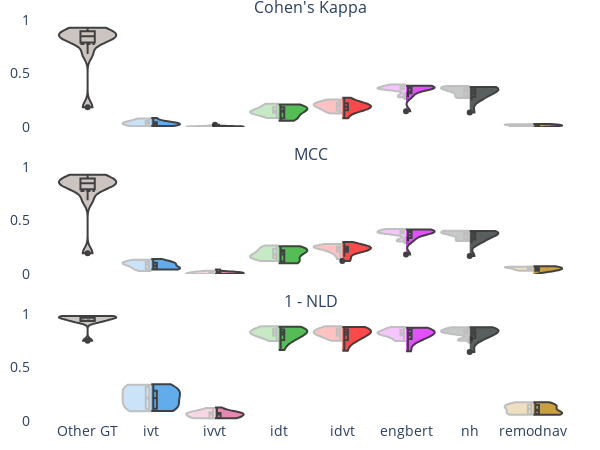

Notebook source saved alongside this figure:
### Markdown cell above
#### Global Metrics Figure

### Code cell
W, H = 600, 450

global_metrics_fig = sm.global_metrics_distributions_figure(
    global_measures,
    gt1=GT1, gt2=GT2,
    colors={k: v[1] for k, v in LABELER_PLOTTING_CONFIG.items()},
    only_box=False,
    show_other_gt=True,
    share_x=True,
)

global_metrics_fig.update_traces(width=0.9)     # make violins wider so there's less space between them
# Make "Other GT" violins double-sided
for t in global_metrics_fig.data:
    if t["legendgroup"] != "Other GT":
        continue
    t["visible"] = t["name"].split(',')[0] == GT1
    t["side"] = None

global_metrics_fig.update_layout(
    title=None,
    width=W, height=H,
    paper_bgcolor='rgba(0, 0, 0, 0)', plot_bgcolor='rgba(0, 0, 0, 0)',
    yaxis=dict(showgrid=False, zeroline=False, showline=False, range=[0, 1], tickfont=dict(size=14)),
    yaxis2=dict(showgrid=False, zeroline=False, showline=False, range=[0, 1], tickfont=dict(size=14)),
    yaxis3=dict(showgrid=False, zeroline=False, showline=False, range=[0, 1], tickfont=dict(size=14)),
    xaxis3=dict(showgrid=False, tickfont=dict(size=14), tickangle=0),
    margin=dict(l=10, r=10, b=10, t=10, pad=0),
    showlegend=False,
)
# global_metrics_fig.layout.annotations = []    # remove subtitles


save_fig(global_metrics_fig, FIG_ID, '', 'sample-global-metrics', IS_SUPP)
global_metrics_fig.show()

### Figure 1 — Plotly figure (JSON) as saved in the notebook; plotly's stock layout.template omitted (floating-point values rounded to 4 significant figures)
{"data": [{"box": {"visible": true}, "fillcolor": "#bab0ac", "legendgroup": "Other GT", "line": {"color": "black"}, "meanline": {"visible": true}, "name": "RA, Other GT", "opacity": 0.75, "scalegroup": "cohen's_kappa", "showlegend": true, "spanmode": "hard", "x0": "Other GT", "y": [0.7899, 0.8167, 0.8525, 0.1848, 0.8455, 0.8938, 0.6809, 0.9026, 0.8503, 0.9274], "type": "violin", "xaxis": "x", "yaxis": "y", "width": 0.9, "visible": true}, {"box": {"visible": true}, "fillcolor": "#2E91E5", "legendgroup": "ivt", "line": {"color": "black"}, "meanline": {"visible": true}, "name": "RA, ivt", "opacity": 0.75, "scalegroup": "cohen's_kappa", "showlegend": true, "side": "positive", "spanmode": "hard", "x0": "ivt", "y": [0.03737, 0.08363, 0.01263, 0.02662, 0.01299, 0.04376, 0.02009, 0.05401, 0.008724, 0.03627], "type": "violin", "xaxis": "x", "yaxis": "y", "width": 0.9}, {"box": {"visible": true}, "fillcolor": "#E15F99", "legendgroup": "ivvt", "line": {"color": "black"}, "meanline": {"visible": true}, "name": "RA, ivvt", "opacity": 0.75, "scalegroup": "cohen's_kappa", "showlegend": true, "side": "positive", "spanmode": "hard", "x0": "ivvt", "y": [0.005815, 0.02091, 0.0007381, 0.001338, -2.966e-05, 0.006459, 0.004007, 0.008396, 5.39e-05, 0.004242], "type": "violin", "xaxis": "x", "yaxis": "y", "width": 0.9}, {"box": {"visible": true}, "fillcolor": "#1CA71C", "legendgroup": "idt", "line": {"color": "black"}, "meanline": {"visible": true}, "name": "RA, idt", "opacity": 0.75, "scalegroup": "cohen's_kappa", "showlegend": true, "side": "positive", "spanmode": "hard", "x0": "idt", "y": [0.1837, 0.1506, 0.1259, 0.05757, 0.1731, 0.1567, 0.08058, 0.07923, 0.2093, 0.2049], "type": "violin", "xaxis": "x", "yaxis": "y", "width": 0.9}, {"box": {"visible": true}, "fillcolor": "#FB0D0D", "legendgroup": "idvt", "line": {"color": "black"}, "meanline": {"visible": true}, "name": "RA, idvt", "opacity": 0.75, "scalegroup": "cohen's_kappa", "showlegend": true, "side": "positive", "spanmode": "hard", "x0": "idvt", "y": [0.2734, 0.2214, 0.1451, 0.08023, 0.1731, 0.1567, 0.1808, 0.2207, 0.1987, 0.2049], "type": "violin", "xaxis": "x", "yaxis": "y", "width": 0.9}, {"box": {"visible": true}, "fillcolor": "#DA16FF", "legendgroup": "engbert", "line": {"color": "black"}, "meanline": {"visible": true}, "name": "RA, engbert", "opacity": 0.75, "scalegroup": "cohen's_kappa", "showlegend": true, "side": "positive", "spanmode": "hard", "x0": "engbert", "y": [0.3718, 0.3619, 0.3144, 0.1473, 0.3755, 0.3848, 0.2799, 0.362, 0.369, 0.3656], "type": "violin", "xaxis": "x", "yaxis": "y", "width": 0.9}, {"box": {"visible": true}, "fillcolor": "#222A2A", "legendgroup": "nh", "line": {"color": "black"}, "meanline": {"visible": true}, "name": "RA, nh", "opacity": 0.75, "scalegroup": "cohen's_kappa", "showlegend": true, "side": "positive", "spanmode": "hard", "x0": "nh", "y": [0.3297, 0.2807, 0.3015, 0.1342, 0.3671, 0.3736, 0.2476, 0.3516, 0.3739, 0.3632], "type": "violin", "xaxis": "x", "yaxis": "y", "width": 0.9}, {"box": {"visible": true}, "fillcolor": "#B68100", "legendgroup": "remodnav", "line": {"color": "black"}, "meanline": {"visible": true}, "name": "RA, remodnav", "opacity": 0.75, "scalegroup": "cohen's_kappa", "showlegend": true, "side": "positive", "spanmode": "hard", "x0": "remodnav", "y": [0.02112, 0.00814, 0.007373, -0.02748, 0.01619, 0.02397, 0.02816, 0.01086, 0.006043, 0.01947], "type": "violin", "xaxis": "x", "yaxis": "y", "width": 0.9}, {"box": {"visible": true}, "fillcolor": "#bab0ac", "legendgroup": "Other GT", "line": {"color": "black"}, "meanline": {"visible": true}, "name": "MN, Other GT", "opacity": 0.25, "scalegroup": "cohen's_kappa", "showlegend": true, "spanmode": "hard", "x0": "Other GT", "y": [0.7899, 0.8167, 0.8525, 0.1848, 0.8455, 0.8938, 0.6809, 0.9026, 0.8503, 0.9274], "type": "violin", "xaxis": "x", "yaxis": "y", "width": 0.9, "visible": false}, {"box": {"visible": true}, "fillcolor": "#2E91E5", "legendgroup": "ivt", "line": {"color": "black"}, "meanline": {"visible": true}, "name": "MN, ivt", "opacity": 0.25, "scalegroup": "cohen's_kappa", "showlegend": true, "side": "negative", "spanmode": "hard", "x0": "ivt", "y": [0.03403, 0.07872, 0.01151, 0.06867, 0.01093, 0.0434, 0.0326, 0.0557, 0.005817, 0.03519], "type": "violin", "xaxis": "x", "yaxis": "y", "width": 0.9}, {"box": {"visible": true}, "fillcolor": "#E15F99", "legendgroup": "ivvt", "line": {"color": "black"}, "meanline": {"visible": true}, "name": "MN, ivvt", "opacity": 0.25, "scalegroup": "cohen's_kappa", "showlegend": true, "side": "negative", "spanmode": "hard", "x0": "ivvt", "y": [0.006621, 0.01585, -0.0001704, 0.002387, 3.574e-05, 0.005945, 0.003478, 0.008924, 0.0003242, 0.00251], "type": "violin", "xaxis": "x", "yaxis": "y", "width": 0.9}, {"box": {"visible": true}, "fillcolor": "#1CA71C", "legendgroup": "idt", "line": {"color": "black"}, "meanline": {"visible": true}, "name": "MN, idt", "opacity": 0.25, "scalegroup": "cohen's_kappa", "showlegend": true, "side": "negative", "spanmode": "hard", "x0": "idt", "y": [0.1419, 0.1363, 0.1315, 0.1075, 0.1865, 0.1544, 0.1416, 0.08407, 0.2169, 0.2007], "type": "violin", "xaxis": "x", "yaxis": "y", "width": 0.9}, {"box": {"visible": true}, "fillcolor": "#FB0D0D", "legendgroup": "idvt", "line": {"color": "black"}, "meanline": {"visible": true}, "name": "MN, idvt", "opacity": 0.25, "scalegroup": "cohen's_kappa", "showlegend": true, "side": "negative", "spanmode": "hard", "x0": "idvt", "y": [0.2368, 0.2076, 0.1263, 0.152, 0.1865, 0.1544, 0.2577, 0.2279, 0.2059, 0.2007], "type": "violin", "xaxis": "x", "yaxis": "y", "width": 0.9}, {"box": {"visible": true}, "fillcolor": "#DA16FF", "legendgroup": "engbert", "line": {"color": "black"}, "meanline": {"visible": true}, "name": "MN, engbert", "opacity": 0.25, "scalegroup": "cohen's_kappa", "showlegend": true, "side": "negative", "spanmode": "hard", "x0": "engbert", "y": [0.357, 0.3593, 0.3, 0.2764, 0.3973, 0.3843, 0.3908, 0.357, 0.367, 0.3525], "type": "violin", "xaxis": "x", "yaxis": "y", "width": 0.9}, {"box": {"visible": true}, "fillcolor": "#222A2A", "legendgroup": "nh", "line": {"color": "black"}, "meanline": {"visible": true}, "name": "MN, nh", "opacity": 0.25, "scalegroup": "cohen's_kappa", "showlegend": true, "side": "negative", "spanmode": "hard", "x0": "nh", "y": [0.3454, 0.2709, 0.2867, 0.2892, 0.3839, 0.3767, 0.344, 0.3619, 0.3741, 0.3612], "type": "violin", "xaxis": "x", "yaxis": "y", "width": 0.9}, {"box": {"visible": true}, "fillcolor": "#B68100", "legendgroup": "remodnav", "line": {"color": "black"}, "meanline": {"visible": true}, "name": "MN, remodnav", "opacity": 0.25, "scalegroup": "cohen's_kappa", "showlegend": true, "side": "negative", "spanmode": "hard", "x0": "remodnav", "y": [0.01896, 0.009421, 0.00871, 0.02455, 0.01651, 0.02315, 0.02375, 0.01149, 0.007368, 0.02114], "type": "violin", "xaxis": "x", "yaxis": "y", "width": 0.9}, {"box": {"visible": true}, "fillcolor": "#bab0ac", "legendgroup": "Other GT", "line": {"color": "black"}, "meanline": {"visible": true}, "name": "RA, Other GT", "opacity": 0.75, "scalegroup": "mcc", "showlegend": false, "spanmode": "hard", "x0": "Other GT", "y": [0.7915, 0.8167, 0.8525, 0.1942, 0.8463, 0.8939, 0.6892, 0.9027, 0.8505, 0.9279], "type": "violin", "xaxis": "x2", "yaxis": "y2", "width": 0.9, "visible": true}, {"box": {"visible": true}, "fillcolor": "#2E91E5", "legendgroup": "ivt", "line": {"color": "black"}, "meanline": {"visible": true}, "name": "RA, ivt", "opacity": 0.75, "scalegroup": "mcc", "showlegend": false, "side": "positive", "spanmode": "hard", "x0": "ivt", "y": [0.09229, 0.141, 0.05142, 0.0434, 0.05563, 0.1055, 0.04853, 0.1087, 0.04196, 0.0956], "type": "violin", "xaxis": "x2", "yaxis": "y2", "width": 0.9}, {"box": {"visible": true}, "fillcolor": "#E15F99", "legendgroup": "ivvt", "line": {"color": "black"}, "meanline": {"visible": true}, "name": "RA, ivvt", "opacity": 0.75, "scalegroup": "mcc", "showlegend": false, "side": "positive", "spanmode": "hard", "x0": "ivvt", "y": [0.01563, 0.04111, 0.003134, 0.00254, -0.0001304, 0.01851, 0.01064, 0.0207, 0.0002507, 0.01238], "type": "violin", "xaxis": "x2", "yaxis": "y2", "width": 0.9}, {"box": {"visible": true}, "fillcolor": "#1CA71C", "legendgroup": "idt", "line": {"color": "black"}, "meanline": {"visible": true}, "name": "RA, idt", "opacity": 0.75, "scalegroup": "mcc", "showlegend": false, "side": "positive", "spanmode": "hard", "x0": "idt", "y": [0.2128, 0.2036, 0.141, 0.101, 0.2221, 0.2124, 0.1026, 0.1158, 0.2597, 0.2515], "type": "violin", "xaxis": "x2", "yaxis": "y2", "width": 0.9}, {"box": {"visible": true}, "fillcolor": "#FB0D0D", "legendgroup": "idvt", "line": {"color": "black"}, "meanline": {"visible": true}, "name": "RA, idvt", "opacity": 0.75, "scalegroup": "mcc", "showlegend": false, "side": "positive", "spanmode": "hard", "x0": "idvt", "y": [0.2995, 0.2681, 0.1605, 0.1208, 0.222, 0.2124, 0.2078, 0.2553, 0.247, 0.2515], "type": "violin", "xaxis": "x2", "yaxis": "y2", "width": 0.9}, {"box": {"visible": true}, "fillcolor": "#DA16FF", "legendgroup": "engbert", "line": {"color": "black"}, "meanline": {"visible": true}, "name": "RA, engbert", "opacity": 0.75, "scalegroup": "mcc", "showlegend": false, "side": "positive", "spanmode": "hard", "x0": "engbert", "y": [0.4002, 0.4024, 0.3367, 0.1817, 0.4007, 0.4155, 0.3078, 0.3862, 0.3927, 0.3965], "type": "violin", "xaxis": "x2", "yaxis": "y2", "width": 0.9}, {"box": {"visible": true}, "fillcolor": "#222A2A", "legendgroup": "nh", "line": {"color": "black"}, "meanline": {"visible": true}, "name": "RA, nh", "opacity": 0.75, "scalegroup": "mcc", "showlegend": false, "side": "positive", "spanmode": "hard", "x0": "nh", "y": [0.3622, 0.322, 0.3254, 0.1677, 0.389, 0.4008, 0.2837, 0.3806, 0.3968, 0.3928], "type": "violin", "xaxis": "x2", "yaxis": "y2", "width": 0.9}, {"box": {"visible": true}, "fillcolor": "#B68100", "legendgroup": "remodnav", "line": {"color": "black"}, "meanline": {"visible": true}, "name": "RA, remodnav", "opacity": 0.75, "scalegroup": "mcc", "showlegend": false, "side": "positive", "spanmode": "hard", "x0": "remodnav", "y": [0.06466, 0.02621, 0.03747, -0.06664, 0.05435, 0.06884, 0.07231, 0.03948, 0.02891, 0.05702], "type": "violin", "xaxis": "x2", "yaxis": "y2", "width": 0.9}, {"box": {"visible": true}, "fillcolor": "#bab0ac", "legendgroup": "Other GT", "line": {"color": "black"}, "meanline": {"visible": true}, "name": "MN, Other GT", "opacity": 0.25, "scalegroup": "mcc", "showlegend": false, "spanmode": "hard", "x0": "Other GT", "y": [0.7915, 0.8167, 0.8525, 0.1942, 0.8463, 0.8939, 0.6892, 0.9027, 0.8505, 0.9279], "type": "violin", "xaxis": "x2", "yaxis": "y2", "width": 0.9, "visible": false}, {"box": {"visible": true}, "fillcolor": "#2E91E5", "legendgroup": "ivt", "line": {"color": "black"}, "meanline": {"visible": true}, "name": "MN, ivt", "opacity": 0.25, "scalegroup": "mcc", "showlegend": false, "side": "negative", "spanmode": "hard", "x0": "ivt", "y": [0.08716, 0.1325, 0.04701, 0.1225, 0.0482, 0.1054, 0.08576, 0.1131, 0.02846, 0.09106], "type": "violin", "xaxis": "x2", "yaxis": "y2", "width": 0.9}, {"box": {"visible": true}, "fillcolor": "#E15F99", "legendgroup": "ivvt", "line": {"color": "black"}, "meanline": {"visible": true}, "name": "MN, ivvt", "opacity": 0.25, "scalegroup": "mcc", "showlegend": false, "side": "negative", "spanmode": "hard", "x0": "ivvt", "y": [0.01853, 0.03108, -0.0007258, 0.005241, 0.0001621, 0.01717, 0.01016, 0.02222, 0.001534, 0.007177], "type": "violin", "xaxis": "x2", "yaxis": "y2", "width": 0.9}, {"box": {"visible": true}, "fillcolor": "#1CA71C", "legendgroup": "idt", "line": {"color": "black"}, "meanline": {"visible": true}, "name": "MN, idt", "opacity": 0.25, "scalegroup": "mcc", "showlegend": false, "side": "negative", "spanmode": "hard", "x0": "idt", "y": [0.1602, 0.1849, 0.147, 0.1486, 0.2336, 0.2078, 0.1662, 0.1215, 0.2657, 0.2505], "type": "violin", "xaxis": "x2", "yaxis": "y2", "width": 0.9}, {"box": {"visible": true}, "fillcolor": "#FB0D0D", "legendgroup": "idvt", "line": {"color": "black"}, "meanline": {"visible": true}, "name": "MN, idvt", "opacity": 0.25, "scalegroup": "mcc", "showlegend": false, "side": "negative", "spanmode": "hard", "x0": "idvt", "y": [0.2553, 0.2521, 0.1394, 0.1864, 0.2334, 0.2078, 0.2805, 0.2619, 0.2528, 0.2505], "type": "violin", "xaxis": "x2", "yaxis": "y2", "width": 0.9}, {"box": {"visible": true}, "fillcolor": "#DA16FF", "legendgroup": "engbert", "line": {"color": "black"}, "meanline": {"visible": true}, "name": "MN, engbert", "opacity": 0.25, "scalegroup": "mcc", "showlegend": false, "side": "negative", "spanmode": "hard", "x0": "engbert", "y": [0.3826, 0.4, 0.3212, 0.3035, 0.4214, 0.4141, 0.4168, 0.3804, 0.3894, 0.3839], "type": "violin", "xaxis": "x2", "yaxis": "y2", "width": 0.9}, {"box": {"visible": true}, "fillcolor": "#222A2A", "legendgroup": "nh", "line": {"color": "black"}, "meanline": {"visible": true}, "name": "MN, nh", "opacity": 0.25, "scalegroup": "mcc", "showlegend": false, "side": "negative", "spanmode": "hard", "x0": "nh", "y": [0.3748, 0.3113, 0.3091, 0.3222, 0.4048, 0.4035, 0.3744, 0.3904, 0.3958, 0.3918], "type": "violin", "xaxis": "x2", "yaxis": "y2", "width": 0.9}, {"box": {"visible": true}, "fillcolor": "#B68100", "legendgroup": "remodnav", "line": {"color": "black"}, "meanline": {"visible": true}, "name": "MN, remodnav", "opacity": 0.25, "scalegroup": "mcc", "showlegend": false, "side": "negative", "spanmode": "hard", "x0": "remodnav", "y": [0.06035, 0.03025, 0.04442, 0.06805, 0.05711, 0.06697, 0.06663, 0.04219, 0.03585, 0.06071], "type": "violin", "xaxis": "x2", "yaxis": "y2", "width": 0.9}, {"box": {"visible": true}, "fillcolor": "#bab0ac", "legendgroup": "Other GT", "line": {"color": "black"}, "meanline": {"visible": true}, "name": "RA, Other GT", "opacity": 0.75, "scalegroup": "complement_nld", "showlegend": false, "spanmode": "hard", "x0": "Other GT", "y": [0.9416, 0.9347, 0.9676, 0.7508, 0.97, 0.9751, 0.9292, 0.9787, 0.9736, 0.9816], "type": "violin", "xaxis": "x3", "yaxis": "y3", "width": 0.9, "visible": true}, {"box": {"visible": true}, "fillcolor": "#2E91E5", "legendgroup": "ivt", "line": {"color": "black"}, "meanline": {"visible": true}, "name": "RA, ivt", "opacity": 0.75, "scalegroup": "complement_nld", "showlegend": false, "side": "positive", "spanmode": "hard", "x0": "ivt", "y": [0.199, 0.3443, 0.1106, 0.2832, 0.1157, 0.2776, 0.1688, 0.3138, 0.09465, 0.2294], "type": "violin", "xaxis": "x3", "yaxis": "y3", "width": 0.9}, {"box": {"visible": true}, "fillcolor": "#E15F99", "legendgroup": "ivvt", "line": {"color": "black"}, "meanline": {"visible": true}, "name": "RA, ivvt", "opacity": 0.75, "scalegroup": "complement_nld", "showlegend": false, "side": "positive", "spanmode": "hard", "x0": "ivvt", "y": [0.05864, 0.1262, 0.02666, 0.07535, 0.02709, 0.06951, 0.04841, 0.09022, 0.02599, 0.07438], "type": "violin", "xaxis": "x3", "yaxis": "y3", "width": 0.9}, {"box": {"visible": true}, "fillcolor": "#1CA71C", "legendgroup": "idt", "line": {"color": "black"}, "meanline": {"visible": true}, "name": "RA, idt", "opacity": 0.75, "scalegroup": "complement_nld", "showlegend": false, "side": "positive", "spanmode": "hard", "x0": "idt", "y": [0.7956, 0.7548, 0.828, 0.663, 0.8763, 0.8563, 0.7577, 0.8302, 0.8809, 0.8439], "type": "violin", "xaxis": "x3", "yaxis": "y3", "width": 0.9}, {"box": {"visible": true}, "fillcolor": "#FB0D0D", "legendgroup": "idvt", "line": {"color": "black"}, "meanline": {"visible": true}, "name": "RA, idvt", "opacity": 0.75, "scalegroup": "complement_nld", "showlegend": false, "side": "positive", "spanmode": "hard", "x0": "idvt", "y": [0.7965, 0.7554, 0.8283, 0.6566, 0.8763, 0.8563, 0.7579, 0.8313, 0.8791, 0.8439], "type": "violin", "xaxis": "x3", "yaxis": "y3", "width": 0.9}, {"box": {"visible": true}, "fillcolor": "#DA16FF", "legendgroup": "engbert", "line": {"color": "black"}, "meanline": {"visible": true}, "name": "RA, engbert", "opacity": 0.75, "scalegroup": "complement_nld", "showlegend": false, "side": "positive", "spanmode": "hard", "x0": "engbert", "y": [0.7979, 0.749, 0.8305, 0.6526, 0.8712, 0.8528, 0.7675, 0.8149, 0.868, 0.8295], "type": "violin", "xaxis": "x3", "yaxis": "y3", "width": 0.9}, {"box": {"visible": true}, "fillcolor": "#222A2A", "legendgroup": "nh", "line": {"color": "black"}, "meanline": {"visible": true}, "name": "RA, nh", "opacity": 0.75, "scalegroup": "complement_nld", "showlegend": false, "side": "positive", "spanmode": "hard", "x0": "nh", "y": [0.8076, 0.7539, 0.8576, 0.6453, 0.8705, 0.8505, 0.7735, 0.8378, 0.876, 0.8275], "type": "violin", "xaxis": "x3", "yaxis": "y3", "width": 0.9}, {"box": {"visible": true}, "fillcolor": "#B68100", "legendgroup": "remodnav", "line": {"color": "black"}, "meanline": {"visible": true}, "name": "RA, remodnav", "opacity": 0.75, "scalegroup": "complement_nld", "showlegend": false, "side": "positive", "spanmode": "hard", "x0": "remodnav", "y": [0.1124, 0.05753, 0.06088, 0.06913, 0.1497, 0.1754, 0.1359, 0.07978, 0.06554, 0.1503], "type": "violin", "xaxis": "x3", "yaxis": "y3", "width": 0.9}, {"box": {"visible": true}, "fillcolor": "#bab0ac", "legendgroup": "Other GT", "line": {"color": "black"}, "meanline": {"visible": true}, "name": "MN, Other GT", "opacity": 0.25, "scalegroup": "complement_nld", "showlegend": false, "spanmode": "hard", "x0": "Other GT", "y": [0.9416, 0.9347, 0.9676, 0.7508, 0.97, 0.9751, 0.9292, 0.9787, 0.9736, 0.9816], "type": "violin", "xaxis": "x3", "yaxis": "y3", "width": 0.9, "visible": false}, {"box": {"visible": true}, "fillcolor": "#2E91E5", "legendgroup": "ivt", "line": {"color": "black"}, "meanline": {"visible": true}, "name": "MN, ivt", "opacity": 0.25, "scalegroup": "complement_nld", "showlegend": false, "side": "negative", "spanmode": "hard", "x0": "ivt", "y": [0.1997, 0.3387, 0.1095, 0.3374, 0.1157, 0.278, 0.1841, 0.3171, 0.09109, 0.2276], "type": "violin", "xaxis": "x3", "yaxis": "y3", "width": 0.9}, {"box": {"visible": true}, "fillcolor": "#E15F99", "legendgroup": "ivvt", "line": {"color": "black"}, "meanline": {"visible": true}, "name": "MN, ivvt", "opacity": 0.25, "scalegroup": "complement_nld", "showlegend": false, "side": "negative", "spanmode": "hard", "x0": "ivvt", "y": [0.05953, 0.1219, 0.02533, 0.08202, 0.02643, 0.06929, 0.04863, 0.09133, 0.02666, 0.07416], "type": "violin", "xaxis": "x3", "yaxis": "y3", "width": 0.9}, {"box": {"visible": true}, "fillcolor": "#1CA71C", "legendgroup": "idt", "line": {"color": "black"}, "meanline": {"visible": true}, "name": "MN, idt", "opacity": 0.25, "scalegroup": "complement_nld", "showlegend": false, "side": "negative", "spanmode": "hard", "x0": "idt", "y": [0.8003, 0.7481, 0.8307, 0.7826, 0.885, 0.8588, 0.8066, 0.8347, 0.8856, 0.837], "type": "violin", "xaxis": "x3", "yaxis": "y3", "width": 0.9}, {"box": {"visible": true}, "fillcolor": "#FB0D0D", "legendgroup": "idvt", "line": {"color": "black"}, "meanline": {"visible": true}, "name": "MN, idvt", "opacity": 0.25, "scalegroup": "complement_nld", "showlegend": false, "side": "negative", "spanmode": "hard", "x0": "idvt", "y": [0.7994, 0.7497, 0.8265, 0.7755, 0.885, 0.8588, 0.8088, 0.8358, 0.8838, 0.837], "type": "violin", "xaxis": "x3", "yaxis": "y3", "width": 0.9}, {"box": {"visible": true}, "fillcolor": "#DA16FF", "legendgroup": "engbert", "line": {"color": "black"}, "meanline": {"visible": true}, "name": "MN, engbert", "opacity": 0.25, "scalegroup": "complement_nld", "showlegend": false, "side": "negative", "spanmode": "hard", "x0": "engbert", "y": [0.8023, 0.747, 0.8274, 0.7615, 0.8801, 0.8543, 0.8192, 0.8158, 0.8716, 0.8219], "type": "violin", "xaxis": "x3", "yaxis": "y3", "width": 0.9}, {"box": {"visible": true}, "fillcolor": "#222A2A", "legendgroup": "nh", "line": {"color": "black"}, "meanline": {"visible": true}, "name": "MN, nh", "opacity": 0.25, "scalegroup": "complement_nld", "showlegend": false, "side": "negative", "spanmode": "hard", "x0": "nh", "y": [0.8205, 0.7512, 0.8531, 0.7662, 0.8779, 0.8532, 0.8281, 0.8424, 0.8767, 0.8217], "type": "violin", "xaxis": "x3", "yaxis": "y3", "width": 0.9}, {"box": {"visible": true}, "fillcolor": "#B68100", "legendgroup": "remodnav", "line": {"color": "black"}, "meanline": {"visible": true}, "name": "MN, remodnav", "opacity": 0.25, "scalegroup": "complement_nld", "showlegend": false, "side": "negative", "spanmode": "hard", "x0": "remodnav", "y": [0.1104, 0.0582, 0.06199, 0.1202, 0.1512, 0.1752, 0.1395, 0.08044, 0.06576, 0.1501], "type": "violin", "xaxis": "x3", "yaxis": "y3", "width": 0.9}], "layout": {"xaxis": {"anchor": "y", "domain": [0.0, 1.0], "matches": "x3", "showticklabels": false}, "yaxis": {"anchor": "x", "domain": [0.7333, 1.0], "range": [0, 1], "tickfont": {"size": 14}, "showgrid": false, "zeroline": false, "showline": false}, "xaxis2": {"anchor": "y2", "domain": [0.0, 1.0], "matches": "x3", "showticklabels": false}, "yaxis2": {"anchor": "x2", "domain": [0.3667, 0.6333], "range": [0, 1], "tickfont": {"size": 14}, "showgrid": false, "zeroline": false, "showline": false}, "xaxis3": {"anchor": "y3", "domain": [0.0, 1.0], "tickfont": {"size": 14}, "showgrid": false, "tickangle": 0}, "yaxis3": {"anchor": "x3", "domain": [0.0, 0.2667], "range": [0, 1], "tickfont": {"size": 14}, "showgrid": false, "zeroline": false, "showline": false}, "annotations": [{"font": {"size": 16}, "showarrow": false, "text": "Cohen's Kappa", "x": 0.5, "xanchor": "center", "xref": "paper", "y": 1.0, "yanchor": "bottom", "yref": "paper"}, {"font": {"size": 16}, "showarrow": false, "text": "MCC", "x": 0.5, "xanchor": "center", "xref": "paper", "y": 0.6333, "yanchor": "bottom", "yref": "paper"}, {"font": {"size": 16}, "showarrow": false, "text": "1 - NLD", "x": 0.5, "xanchor": "center", "xref": "paper", "y": 0.2667, "yanchor": "bottom", "yref": "paper"}], "title": {}, "violinmode": "overlay", "boxmode": "group", "boxgroupgap": 0, "boxgap": 0, "margin": {"l": 10, "r": 10, "b": 10, "t": 10, "pad": 0}, "width": 600, "height": 450, "paper_bgcolor": "rgba(0, 0, 0, 0)", "plot_bgcolor": "rgba(0, 0, 0, 0)", "showlegend": false}}
